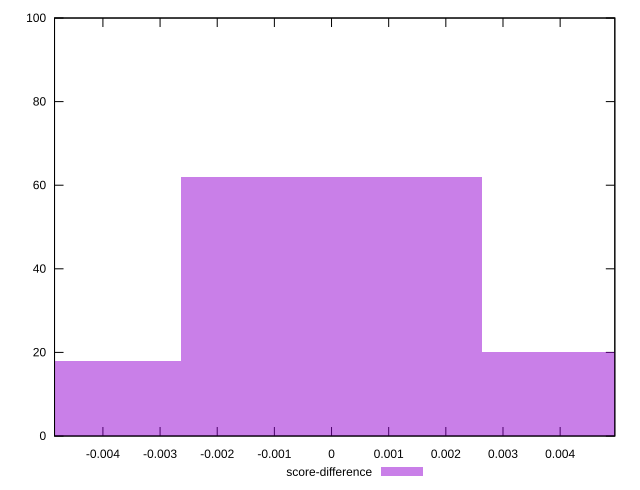

Write gnuplot code to recreate this figure.
reset

$scoreDifference <<EOF
-0.005275404718550517 18
0.005275404718550517 20
0 62
EOF

set key outside below
set boxwidth 0.005275404718550517
set xrange [-0.0048465573479217205:0.00495669828816836]
set yrange [0:100]
set trange [0:100]
set style fill transparent solid 0.5 noborder
set terminal svg size 640, 490 enhanced background rgb 'white'
set output "reprap/speed-index/samples/pages+cached+noexternal+noimg/score-difference/histogram.svg"

plot $scoreDifference title "score-difference" with boxes

reset
